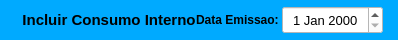
     <widget class="QWidget" name="widget_cabecalho" native="true">
      <property name="sizePolicy">
       <sizepolicy hsizetype="Preferred" vsizetype="Fixed">
        <horstretch>0</horstretch>
        <verstretch>0</verstretch>
       </sizepolicy>
      </property>
      <property name="minimumSize">
       <size>
        <width>0</width>
        <height>40</height>
       </size>
      </property>
      <property name="maximumSize">
       <size>
        <width>16777215</width>
        <height>40</height>
       </size>
      </property>
      <property name="styleSheet">
       <string notr="true">background-color: rgb(0, 170, 255);</string>
      </property>
      <layout class="QHBoxLayout" name="horizontalLayout">
       <property name="spacing">
        <number>0</number>
       </property>
       <property name="leftMargin">
        <number>15</number>
       </property>
       <property name="topMargin">
        <number>6</number>
       </property>
       <property name="rightMargin">
        <number>15</number>
       </property>
       <property name="bottomMargin">
        <number>6</number>
       </property>
       <item>
        <widget class="QLabel" name="label_3">
         <property name="sizePolicy">
          <sizepolicy hsizetype="Preferred" vsizetype="Preferred">
           <horstretch>0</horstretch>
           <verstretch>0</verstretch>
          </sizepolicy>
         </property>
         <property name="minimumSize">
          <size>
           <width>0</width>
           <height>0</height>
          </size>
         </property>
         <property name="maximumSize">
          <size>
           <width>201</width>
           <height>16777215</height>
          </size>
         </property>
         <property name="font">
          <font>
           <pointsize>9</pointsize>
           <weight>75</weight>
           <bold>true</bold>
          </font>
         </property>
         <property name="text">
          <string/>
         </property>
         <property name="alignment">
          <set>Qt::AlignLeading|Qt::AlignLeft|Qt::AlignVCenter</set>
         </property>
        </widget>
       </item>
       <item>
        <widget class="QLabel" name="label_13">
         <property name="sizePolicy">
          <sizepolicy hsizetype="Preferred" vsizetype="Preferred">
           <horstretch>0</horstretch>
           <verstretch>0</verstretch>
          </sizepolicy>
         </property>
         <property name="minimumSize">
          <size>
           <width>0</width>
           <height>0</height>
          </size>
         </property>
         <property name="font">
          <font>
           <pointsize>11</pointsize>
           <weight>75</weight>
           <bold>true</bold>
          </font>
         </property>
         <property name="text">
          <string>Incluir Consumo Interno</string>
         </property>
         <property name="alignment">
          <set>Qt::AlignCenter</set>
         </property>
        </widget>
       </item>
       <item>
        <widget class="QLabel" name="label_11">
         <property name="sizePolicy">
          <sizepolicy hsizetype="Preferred" vsizetype="Preferred">
           <horstretch>0</horstretch>
           <verstretch>0</verstretch>
          </sizepolicy>
         </property>
         <property name="minimumSize">
          <size>
           <width>0</width>
           <height>0</height>
          </size>
         </property>
         <property name="maximumSize">
          <size>
           <width>100</width>
           <height>16777215</height>
          </size>
         </property>
         <property name="font">
          <font>
           <pointsize>9</pointsize>
           <weight>75</weight>
           <bold>true</bold>
          </font>
         </property>
         <property name="text">
          <string>Data Emissao: </string>
         </property>
         <property name="alignment">
          <set>Qt::AlignRight|Qt::AlignTrailing|Qt::AlignVCenter</set>
         </property>
        </widget>
       </item>
       <item>
        <widget class="QDateEdit" name="date_Emissao">
         <property name="sizePolicy">
          <sizepolicy hsizetype="Preferred" vsizetype="Preferred">
           <horstretch>0</horstretch>
           <verstretch>0</verstretch>
          </sizepolicy>
         </property>
         <property name="minimumSize">
          <size>
           <width>0</width>
           <height>0</height>
          </size>
         </property>
         <property name="maximumSize">
          <size>
           <width>101</width>
           <height>16777215</height>
          </size>
         </property>
         <property name="font">
          <font>
           <pointsize>10</pointsize>
          </font>
         </property>
         <property name="styleSheet">
          <string notr="true">background-color: rgb(255, 255, 255);</string>
         </property>
         <property name="alignment">
          <set>Qt::AlignCenter</set>
         </property>
        </widget>
       </item>
      </layout>
     </widget>
